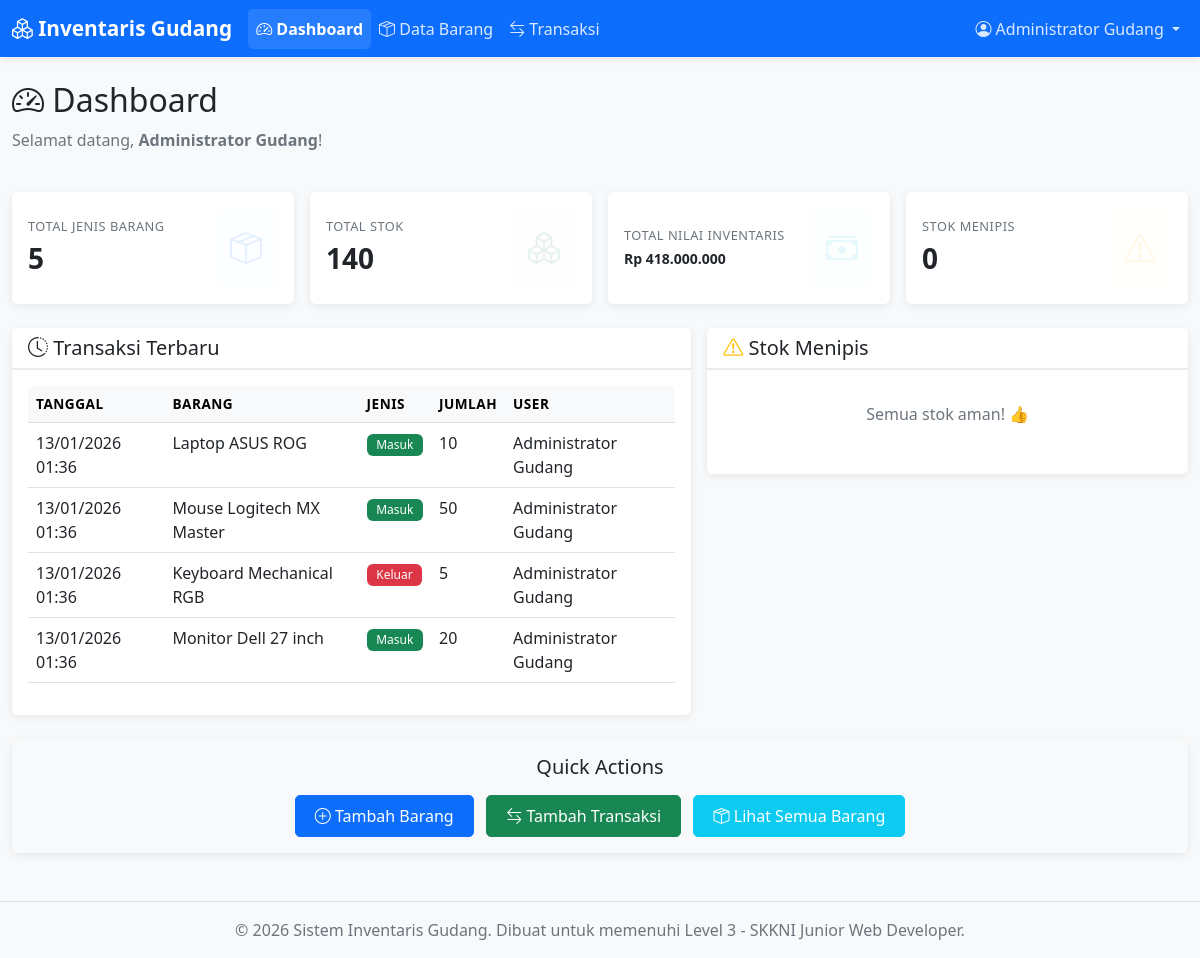
/dashboard.php (signed in), run on the app's committed database.
### tables this page shows
CREATE TABLE transaksi (
    id INT(11) PRIMARY KEY AUTO_INCREMENT,
    barang_id INT(11) NOT NULL,
    jenis ENUM('masuk', 'keluar') NOT NULL COMMENT 'Jenis transaksi: masuk atau keluar',
    jumlah INT(11) NOT NULL COMMENT 'Jumlah barang yang masuk/keluar',
    keterangan TEXT COMMENT 'Keterangan transaksi',
    user_id INT(11) NOT NULL COMMENT 'User yang melakukan transaksi',
    tanggal TIMESTAMP DEFAULT CURRENT_TIMESTAMP,
    
     
    CONSTRAINT fk_transaksi_barang FOREIGN KEY (barang_id) REFERENCES barang(id) ON DELETE CASCADE,
    CONSTRAINT fk_transaksi_user FOREIGN KEY (user_id) REFERENCES users(id) ON DELETE CASCADE,
    
    INDEX idx_barang (barang_id),
    INDEX idx_tanggal (tanggal)
);

CREATE TABLE barang (
    id INT(11) PRIMARY KEY AUTO_INCREMENT,
    kode_barang VARCHAR(20) NOT NULL UNIQUE COMMENT 'Kode unik barang (contoh: BRG001)',
    nama_barang VARCHAR(100) NOT NULL,
    stok INT(11) NOT NULL DEFAULT 0 COMMENT 'Jumlah stok barang',
    harga DECIMAL(15,2) NOT NULL DEFAULT 0 COMMENT 'Harga per satuan dalam Rupiah',
    satuan VARCHAR(20) NOT NULL DEFAULT 'pcs' COMMENT 'Satuan barang (pcs, box, kg, dll)',
    deskripsi TEXT COMMENT 'Deskripsi atau keterangan barang',
    created_at TIMESTAMP DEFAULT CURRENT_TIMESTAMP,
    updated_at TIMESTAMP DEFAULT CURRENT_TIMESTAMP ON UPDATE CURRENT_TIMESTAMP,
    INDEX idx_kode (kode_barang),
    INDEX idx_nama (nama_barang)
);

CREATE TABLE users (
    id INT(11) PRIMARY KEY AUTO_INCREMENT,
    username VARCHAR(50) NOT NULL UNIQUE,
    password VARCHAR(255) NOT NULL COMMENT 'Password ter-hash dengan bcrypt',
    nama_lengkap VARCHAR(100) NOT NULL,
    created_at TIMESTAMP DEFAULT CURRENT_TIMESTAMP
);

### functions.php (called while the page is built, shortened)
<?php
function format_rupiah($angka) {
    return "Rp " . number_format($angka, 0, ',', '.');
}
?>

### dashboard.php (the view, shortened to what this page needs)
<?php
require_once 'koneksi.php';
require_once 'functions.php';
$query_total_barang = "SELECT COUNT(*) as total FROM barang";
$result_total_barang = $koneksi->query($query_total_barang);
$total_barang = $result_total_barang->fetch_assoc()['total'];
$query_total_stok = "SELECT SUM(stok) as total FROM barang";
$result_total_stok = $koneksi->query($query_total_stok);
$total_stok = $result_total_stok->fetch_assoc()['total'] ?? 0;
$query_total_nilai = "SELECT SUM(stok * harga) as total FROM barang";
$result_total_nilai = $koneksi->query($query_total_nilai);
$total_nilai = $result_total_nilai->fetch_assoc()['total'] ?? 0;
$query_low_stock = "SELECT COUNT(*) as total FROM barang WHERE stok < 10";
$result_low_stock = $koneksi->query($query_low_stock);
$low_stock = $result_low_stock->fetch_assoc()['total'];
$query_transaksi = "SELECT t.*, b.nama_barang, u.nama_lengkap
                    FROM transaksi t
                    JOIN barang b ON t.barang_id = b.id
                    JOIN users u ON t.user_id = u.id
                    ORDER BY t.tanggal DESC
                    LIMIT 5";
$result_transaksi = $koneksi->query($query_transaksi);
$query_barang_menipis = "SELECT * FROM barang WHERE stok < 10 ORDER BY stok ASC LIMIT 5";
$result_barang_menipis = $koneksi->query($query_barang_menipis);
include 'includes/header.php';
?>
<div class="row mb-4">
    <div class="col-md-12">
        <h2><i class="bi bi-speedometer2"></i> Dashboard</h2>
        <p class="text-muted">Selamat datang, <strong><?php echo $_SESSION['nama_lengkap']; ?></strong>!</p>
    </div>
</div>
<div class="row g-3 mb-4">
    <div class="col-md-3">
        <div class="card border-0 shadow-sm h-100">
            <div class="card-body">
                <div class="d-flex justify-content-between align-items-center">
                    <div>
                        <h6 class="text-muted mb-2">Total Jenis Barang</h6>
                        <h3 class="mb-0"><?php echo number_format($total_barang); ?></h3>
                    </div>
                    <div class="bg-primary bg-opacity-10 p-3 rounded">
                        <i class="bi bi-box-seam text-primary fs-2"></i>
                    </div>
                </div>
            </div>
        </div>
    </div>
    <div class="col-md-3">
        <div class="card border-0 shadow-sm h-100">
            <div class="card-body">
                <div class="d-flex justify-content-between align-items-center">
                    <div>
                        <h6 class="text-muted mb-2">Total Stok</h6>
                        <h3 class="mb-0"><?php echo number_format($total_stok); ?></h3>
                    </div>
                    <div class="bg-success bg-opacity-10 p-3 rounded">
                        <i class="bi bi-boxes text-success fs-2"></i>
                    </div>
                </div>
            </div>
        </div>
    </div>
    <div class="col-md-3">
        <div class="card border-0 shadow-sm h-100">
            <div class="card-body">
                <div class="d-flex justify-content-between align-items-center">
                    <div>
                        <h6 class="text-muted mb-2">Total Nilai Inventaris</h6>
                        <h3 class="mb-0 small"><?php echo format_rupiah($total_nilai); ?></h3>
                    </div>
                    <div class="bg-info bg-opacity-10 p-3 rounded">
                        <i class="bi bi-cash-stack text-info fs-2"></i>
                    </div>
                </div>
            </div>
        </div>
    </div>
    <div class="col-md-3">
        <div class="card border-0 shadow-sm h-100">
            <div class="card-body">
                <div class="d-flex justify-content-between align-items-center">
                    <div>
                        <h6 class="text-muted mb-2">Stok Menipis</h6>
                        <h3 class="mb-0"><?php echo number_format($low_stock); ?></h3>
                    </div>
                    <div class="bg-warning bg-opacity-10 p-3 rounded">
                        <i class="bi bi-exclamation-triangle text-warning fs-2"></i>
                    </div>
                </div>
            </div>
        </div>
    </div>
</div>
<div class="row g-3">
    <div class="col-md-7">
        <div class="card border-0 shadow-sm">
            <div class="card-header bg-white">
                <h5 class="mb-0"><i class="bi bi-clock-history"></i> Transaksi Terbaru</h5>
            </div>
            <div class="card-body">
                <?php if ($result_transaksi->num_rows > 0): ?>
                    <div class="table-responsive">
                        <table class="table table-hover">
                            <thead class="table-light">
                                <tr>
                                    <th>Tanggal</th>
                                    <th>Barang</th>
                                    <th>Jenis</th>
                                    <th>Jumlah</th>
                                    <th>User</th>
                                </tr>
                            </thead>
                            <tbody>
                                <?php while ($row = $result_transaksi->fetch_assoc()): ?>
                                <tr>
                                    <td><?php echo date('d/m/Y H:i', strtotime($row['tanggal'])); ?></td>
                                    <td><?php echo $row['nama_barang']; ?></td>
                                    <td>
                                        <span class="badge bg-<?php echo $row['jenis'] == 'masuk' ? 'success' : 'danger'; ?>">
                                            <?php echo ucfirst($row['jenis']); ?>
                                        </span>
                                    </td>
                                    <td><?php echo $row['jumlah']; ?></td>
                                    <td><?php echo $row['nama_lengkap']; ?></td>
                                </tr>
                                <?php endwhile; ?>
                            </tbody>
                        </table>
                    </div>
                <?php else: ?>
                    <p class="text-muted text-center py-3">Belum ada transaksi</p>
                <?php endif; ?>
            </div>
        </div>
    </div>
    <div class="col-md-5">
        <div class="card border-0 shadow-sm">
            <div class="card-header bg-white">
                <h5 class="mb-0"><i class="bi bi-exclamation-triangle text-warning"></i> Stok Menipis</h5>
            </div>
            <div class="card-body">
                <?php if ($result_barang_menipis->num_rows > 0): ?>
                    <div class="list-group list-group-flush">
                        <?php while ($row = $result_barang_menipis->fetch_assoc()): ?>
                        <div class="list-group-item px-0">
                            <div class="d-flex justify-content-between align-items-center">
                                <div>
                                    <strong><?php echo $row['nama_barang']; ?></strong>
                                    <br>
                                    <small class="text-muted"><?php echo $row['kode_barang']; ?></small>
                                </div>
                                <span class="badge bg-danger fs-6"><?php echo $row['stok']; ?> <?php echo $row['satuan']; ?></span>
                            </div>
                        </div>
                        <?php endwhile; ?>
                    </div>
                <?php else: ?>
                    <p class="text-muted text-center py-3">Semua stok aman! 👍</p>
                <?php endif; ?>
            </div>
        </div>
    </div>
</div>
<div class="row mt-4">
    <div class="col-md-12">
        <div class="card border-0 shadow-sm bg-light">
            <div class="card-body text-center">
                <h5 class="mb-3">Quick Actions</h5>
                <a href="tambah_barang.php" class="btn btn-primary me-2">
                    <i class="bi bi-plus-circle"></i> Tambah Barang
                </a>
                <a href="tambah_transaksi.php" class="btn btn-success me-2">
                    <i class="bi bi-arrow-left-right"></i> Tambah Transaksi
                </a>
                <a href="barang.php" class="btn btn-info text-white">
                    <i class="bi bi-box-seam"></i> Lihat Semua Barang
                </a>
            </div>
        </div>
    </div>
</div>
<?php include 'includes/footer.php'; ?>

### includes/header.php (shortened to what this page needs)
<!DOCTYPE html>
<html lang="id">
<head>
    <link href="https://cdn.jsdelivr.net/npm/bootstrap@5.3.0/dist/css/bootstrap.min.css" rel="stylesheet">
    <link rel="stylesheet" href="https://cdn.jsdelivr.net/npm/bootstrap-icons@1.11.0/font/bootstrap-icons.css">
    <link rel="stylesheet" href="https://cdn.datatables.net/1.13.6/css/dataTables.bootstrap5.min.css">
    <link rel="stylesheet" href="https://cdn.jsdelivr.net/npm/sweetalert2@11/dist/sweetalert2.min.css">
    <link rel="stylesheet" href="assets/css/style.css">
</head>
<body>
    <?php if (isset($_SESSION['user_id'])): ?>
    <nav class="navbar navbar-expand-lg navbar-dark bg-primary shadow-sm">
        <div class="container-fluid">
            <a class="navbar-brand" href="dashboard.php">
                <i class="bi bi-boxes"></i>
                <strong>Inventaris Gudang</strong>
            </a>
            <div class="collapse navbar-collapse" id="navbarNav">
                <ul class="navbar-nav me-auto">
                    <li class="nav-item">
                        <a class="nav-link <?php echo basename($_SERVER['PHP_SELF']) == 'dashboard.php' ? 'active' : ''; ?>"
                           href="dashboard.php">
                            <i class="bi bi-speedometer2"></i> Dashboard
                        </a>
                    </li>
                    <li class="nav-item">
                        <a class="nav-link <?php echo basename($_SERVER['PHP_SELF']) == 'barang.php' ? 'active' : ''; ?>"
                           href="barang.php">
                            <i class="bi bi-box-seam"></i> Data Barang
                        </a>
                    </li>
                    <li class="nav-item">
                        <a class="nav-link <?php echo basename($_SERVER['PHP_SELF']) == 'transaksi.php' ? 'active' : ''; ?>"
                           href="transaksi.php">
                            <i class="bi bi-arrow-left-right"></i> Transaksi
                        </a>
                    </li>
                </ul>
                <ul class="navbar-nav">
                    <li class="nav-item dropdown">
                        <a class="nav-link dropdown-toggle" href="#" id="userDropdown" role="button"
                           data-bs-toggle="dropdown" aria-expanded="false">
                            <i class="bi bi-person-circle"></i>
                            <?php echo isset($_SESSION['nama_lengkap']) ? $_SESSION['nama_lengkap'] : 'User'; ?>
                        </a>
                    </li>
                </ul>
            </div>
        </div>
    </nav>
    <?php endif; ?>
    <div class="container-fluid mt-4">

### includes/footer.php (shortened to what this page needs)
    </div>
    <footer class="footer mt-5 py-3 bg-light">
        <div class="container text-center">
            <span class="text-muted">
                &copy; <?php echo date('Y'); ?> Sistem Inventaris Gudang.
                Dibuat untuk memenuhi Level 3 - SKKNI Junior Web Developer.
            </span>
        </div>
    </footer>
</body>
</html>

### assets/css/style.css (style rules this page uses)
body { font-family: 'Segoe UI', Tahoma, Geneva, Verdana, sans-serif; background-color: #f8f9fa; min-height: 100vh; display: flex; flex-direction: column; }
.container-fluid { flex: 1; }
.card { transition: transform 0.2s ease, box-shadow 0.2s ease; }
.card-header { font-weight: 600; border-bottom: 2px solid #e9ecef; }
.navbar-brand { font-size: 1.3rem; font-weight: 700; }
.navbar-dark .navbar-nav .nav-link { color: rgba(255, 255, 255, 0.85); transition: color 0.3s ease; }
.navbar-dark .navbar-nav .nav-link.active { color: #fff; background-color: rgba(255, 255, 255, 0.1); border-radius: 5px; font-weight: 600; }
.table thead th { font-weight: 600; text-transform: uppercase; font-size: 0.85rem; letter-spacing: 0.5px; }
.table tbody tr { transition: background-color 0.2s ease; }
.badge { padding: 0.4em 0.8em; font-weight: 500; }
.btn { border-radius: 5px; padding: 0.5rem 1.2rem; font-weight: 500; transition: all 0.3s ease; }
.footer { background-color: #f8f9fa; border-top: 1px solid #dee2e6; margin-top: auto; width: 100%; }
.card h3 { color: #212529; font-weight: 700; }
.card h6 { color: #6c757d; text-transform: uppercase; font-size: 0.8rem; letter-spacing: 0.5px; }
.bg-opacity-10 { opacity: 0.1; }
.card { animation: fadeIn 0.3s ease; }
.shadow-sm { box-shadow: 0 2px 8px rgba(0, 0, 0, 0.08) !important; }
.text-muted { color: #6c757d !important; }

### data on the page
transaksi: tanggal "13/01/2026 01:36", barang.nama_barang "Laptop ASUS ROG", jenis "Masuk", jumlah "10", user.nama_lengkap "Administrator Gudang"
transaksi: tanggal "13/01/2026 01:36", barang.nama_barang "Mouse Logitech MX Master", jenis "Masuk", jumlah "50", user.nama_lengkap "Administrator Gudang"
transaksi: tanggal "13/01/2026 01:36", barang.nama_barang "Keyboard Mechanical RGB", jenis "Keluar", jumlah "5", user.nama_lengkap "Administrator Gudang"
transaksi: tanggal "13/01/2026 01:36", barang.nama_barang "Monitor Dell 27 inch", jenis "Masuk", jumlah "20", user.nama_lengkap "Administrator Gudang"

### other printed values
$_SESSION['nama_lengkap'] "Administrator Gudang"
$total_barang "5"
$total_stok "140"
format_rupiah($total_nilai) "Rp 418.000.000"
$low_stock "0"
